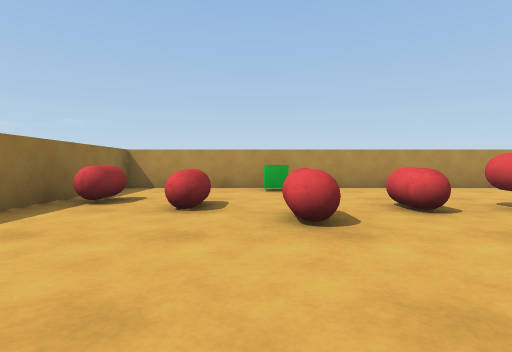
view 1 (above)

14 first-person views from a walk through a Unity game level. The camera is 0.55 m above the floor, tilts 2° down and sees 80° across. The floor is counted in squares, 1 m on a side. Each view is taken from the middle of a square. On the plan, view 1 faces up. The plan holds only what a view shows up to about 9 squares ahead; the rest is blank.

view 2
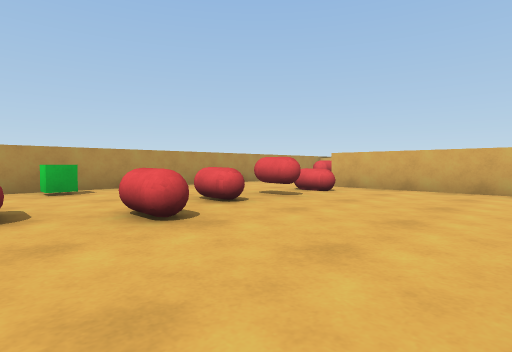

view 3
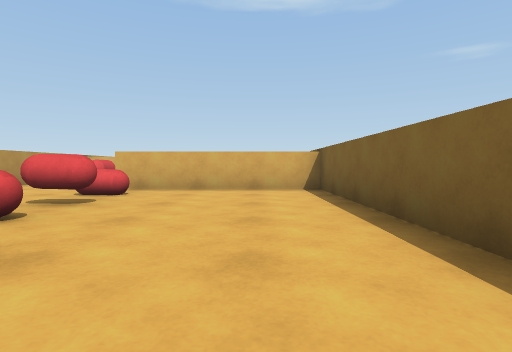

view 4
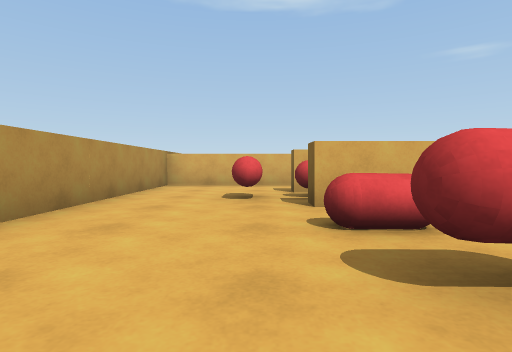

view 5
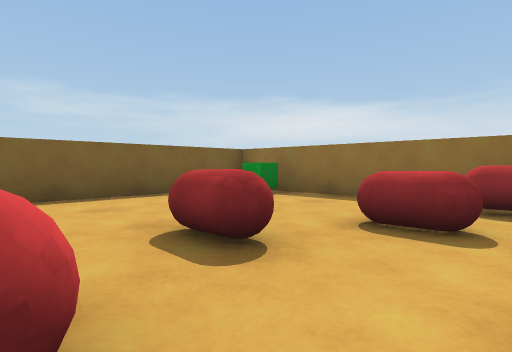

view 6
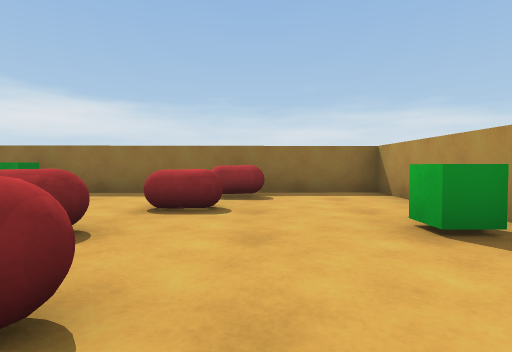

view 7
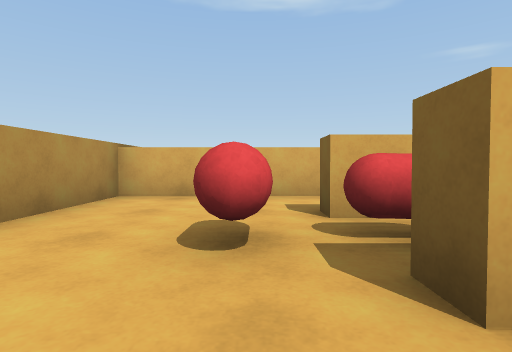

view 8
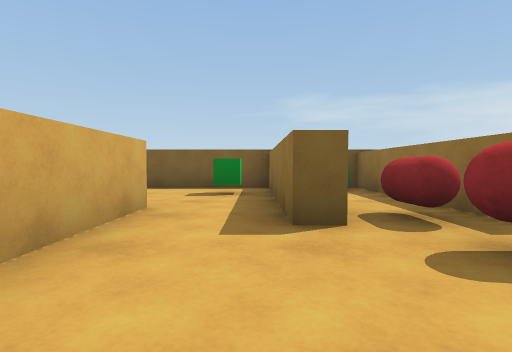

view 9
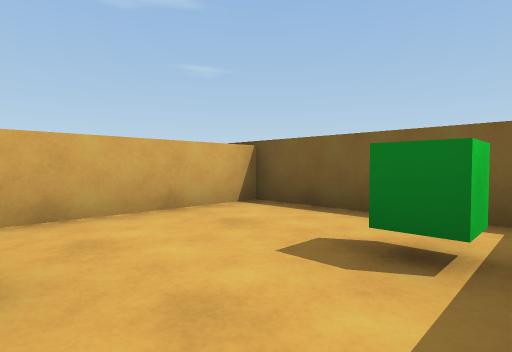

view 10
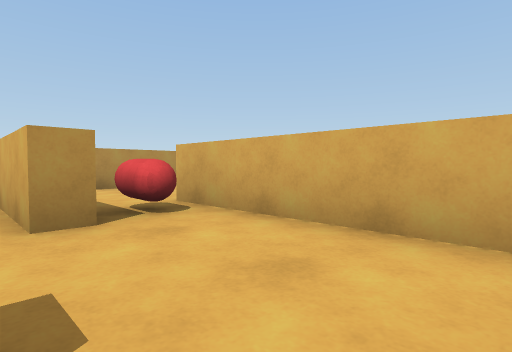

view 11
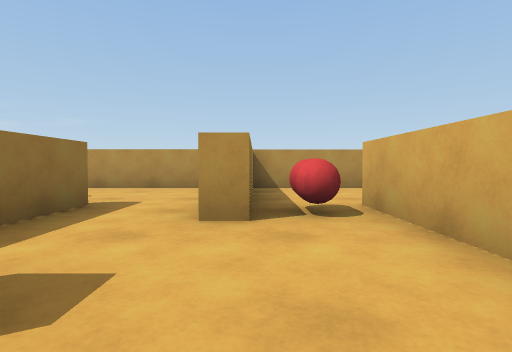

view 12
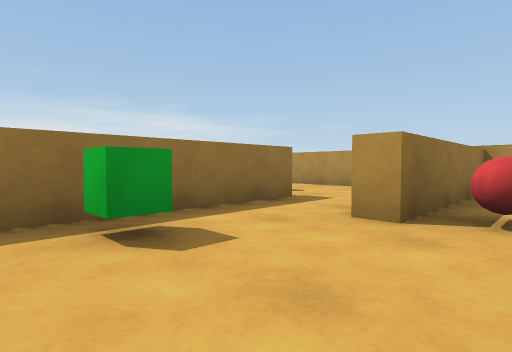

view 13
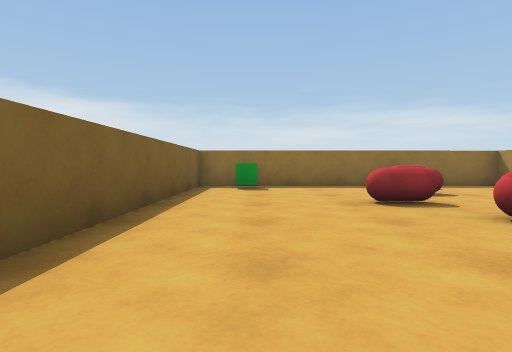

view 14
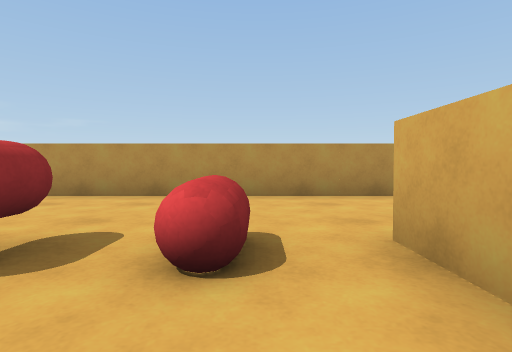

### Floor plan
Points are (right, up) in squares from view 1. A wall is a line through its corners. A room is listed if a view was taken in it or the views show most of it. See-through windows are left out.
Room 1 (views 1, 2, 3, 4, 5, 6, 7, 8, 13, 14)
walls: (8.2, 3.4) (8.2, 4.2) (8.7, 4.2); (10.4, 4.5) (10.4, 7.4) (-3.1, 7.4) (-3, -0.5) (6, -0.5) (6, 4.2) (6.5, 4.2) (6.5, -0.5)
ways out: opening at (9.5, 3.5) to room 2
objects: other object (-2, 1); other object (-2, 5); other object (-1, 4); other object (0, 7); other object (1, 3); other object (2, 4); other object (3, 4); other object (5, 4); other object (7, 3) to (7, 4); other object (7, 5)
Room 2 (views 9, 10, 11, 12)
walls: (10.9, 3) (10.4, 3) (10.4, 4.5); (8.7, 4.2) (8.7, -0.1); (8.6, -0.5) (12.5, -0.5) (12.5, 2.5)
ways out: opening at (9.5, 3.5) to room 1; opening at (12, 3.5) to room 3
objects: other object (10, 1)
Room 3 (no view inside)
walls: (12.4, 7.4) (10.9, 7.4) (10.9, 3); (12.5, 2.5) (12.5, 4.2)
ways out: opening at (12, 3.5) to room 2; opening at (13, 5.5)
objects: other object (12, 4)

Positions as (right, up) in squares from view 1, and headings:
1: (0, 0), facing up
2: (-1, 0), facing up-right
3: (-1, 1), facing right
4: (2, 5), facing right
5: (2, 5), facing down-left
6: (3, 5), facing left
7: (5, 5), facing right
8: (9, 7), facing down
9: (9, 3), facing down-right
10: (10, 0), facing up-right
11: (11, 0), facing up
12: (12, 0), facing up-left
13: (5, 1), facing left
14: (5, 2), facing up
